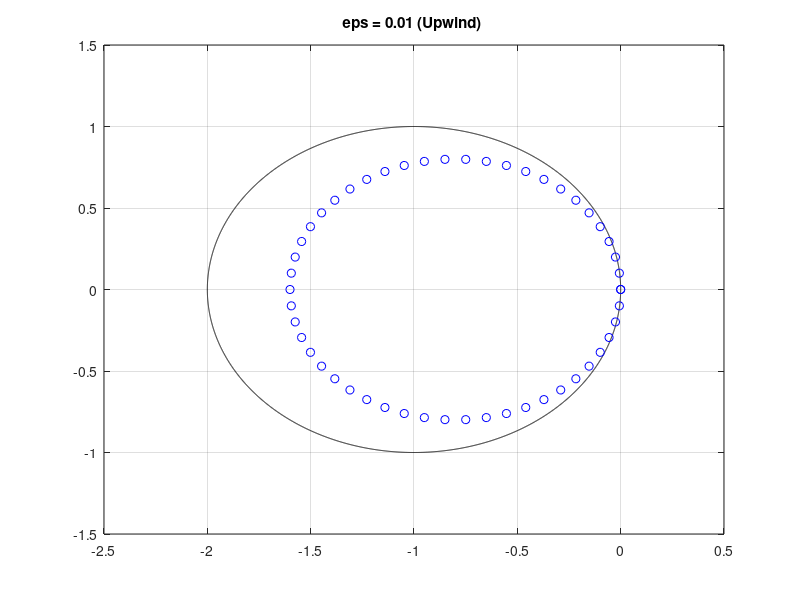
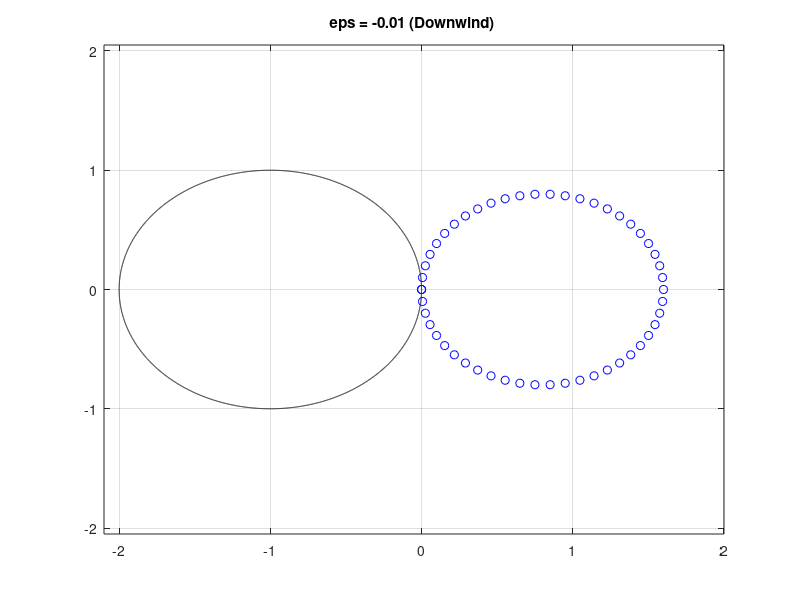

These charts were generated, in order, by the following MATLAB code: (Note: this script raises an error after producing the figures.)
%% Amath 586 HW 5 Matlab Notebook
% Brian de Silva


%% Problem 2

% Set the relevant parameters
a = 1;
h = 1/50;
k = 0.8*h;
p = [0:round(1/h)]';

shifted_unit_circle = [cos(0:0.001:2*pi) - 1; sin(0:0.001:2*pi) ].';


% Part (a)
epsilon = a*h/2;

% Find eigenvalues * k
kmu = k*[(-2*epsilon/(h^2))*(1-cos(2*pi*p*h)), (-a/h)*sin(2*pi*p*h)];

% Plot results
Fig1 = figure(1);
plot(shifted_unit_circle(:,1),shifted_unit_circle(:,2),'k-'), hold on
plot(kmu(:,1),kmu(:,2), 'bo');
axis([-2.5 0.5 -1.5 1.5]);
title('eps = 0.01 (Upwind) ')
grid on

 
% Part (b)
epsilon = -a*h/2;

% Find eigenvalues * k
kmu = k*[(-2*epsilon/(h^2))*(1-cos(2*pi*p*h)), (-a/h)*sin(2*pi*p*h)];

% Plot results
Fig2 = figure(2);
plot(shifted_unit_circle(:,1),shifted_unit_circle(:,2),'k-'), hold on
plot(kmu(:,1),kmu(:,2), 'bo');
axis([-2.1 2 -2.05 2.05]);
title('eps = -0.01 (Downwind) ')
grid on


%% Problem 5
close all

% Part (a) - Leapfrog
IC = 1;
numTrials = 8;

hVec = zeros(numTrials,1);
errorVec = zeros(numTrials,1);

% advection_Leap_pbc(239);

% Approximate PDE using increasing number of grid points (160,200,280,...)
% Note: we choose k=0.4h for these trials.
for j=1:numTrials
    [hVec(j),~,errorVec(j)] = advection_Leap_pbc(120+40*2^(j-1) - 1,IC);
end

% Create loglog plot of error as grid is refined
error_loglog(hVec,errorVec);

% Computed order of accuracy: 1.99
% Constant is O(10^3)


% Part (b) - New initial data
IC = 2;
numTrials = 8;

hVec = zeros(numTrials,1);
errorVec = zeros(numTrials,1);


% Approximate PDE using increasing number of grid points (200,240,320,...)
% Note: we choose k=0.4h for these trials.
for j=1:numTrials
    [hVec(j),~,errorVec(j)] = advection_Leap_pbc(160+40*2^(j-1) - 1,IC);
end

% Create loglog plot of error as grid is refined
error_loglog(hVec,errorVec);

% Computed order of accuracy: 1.96
% Constant is O(10^4)


% Part (c) 
IC = 3;

% Note: I had advection_Leap_pbc output multiple
% plots when I ran this line originally
[h,k,~]=advection_Leap_pbc(199,IC);















